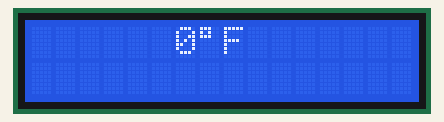
A program run on a simulated ESP32. Parts: 16×2 character LCD. WiFi joins after 1.5 s; servers stay silent unless stated; what the program prints to the serial monitor is not drawn.

Above: at 1.9 s.

The program:

main.cpp
```cpp
#include <Arduino.h>
#include "LiquidCrystal_I2C.h" // https://github.com/johnrickman/LiquidCrystal_I2C.git
#include "WiFi.h"
#include <HTTPClient.h>
// #include <WiFiClientSecure.h>
#include <ArduinoJson.h>
#include "icons.h"

const int lcdColumns = 16;
int lcdRows = 2;
int tempF = 0;

const unsigned long refreshRate = 1 * 60 * 1000UL; // 1 minute in milliseconds
unsigned long previousMillis = 0;

String weather = "";
String day_night = "";

const char* ssid = "Harmony-Student-Crash";
const char* password = "Spike-They-Putty-67!";
const char* api_url = "https://api.weather.gov/stations/KBMG/observations/latest";

LiquidCrystal_I2C lcd(0x27, lcdColumns, lcdRows);

bool containsIgnoreCase(String mainString, String subString) {
    // Create lowercase copies for comparison
    String lowerMain = mainString;
    lowerMain.toLowerCase();
    String lowerSub = subString;
    lowerSub.toLowerCase();

    // Check if the lowercase substring is found in the lowercase main string
    if (lowerMain.indexOf(lowerSub) != -1) {
        return true;
    } else {
        return false;
    }
}

void getWeather() {
    HTTPClient client = HTTPClient();
    if (client.begin(api_url)) {
        int httpCode = client.GET();
        if (httpCode > 0) {
        String payload = client.getString();

        // Serial.println(payload); // Print the raw JSON response for debugging

        JsonDocument doc;
        deserializeJson(doc, payload);

        day_night = doc["properties"]["icon"].as<String>();

        Serial.println("Day/Night: " + day_night);

        float tempC = doc["properties"]["temperature"]["value"];
        Serial.println("Temperature in Celsius: " + String(tempC));
        float tempF_float = tempC * 9.0 / 5.0 + 32.0;

        weather = doc["properties"]["textDescription"].as<String>();
        Serial.println("Current Weather: " + weather);

        tempF = (int)round(tempF_float);
        Serial.print(tempF);
        Serial.println("F");
        } else {
        Serial.printf("API Request failed, error: %s\n", client.errorToString(httpCode).c_str());
        }
    }
    client.end();
}

void printCenter(String text, int row) {
    int len = text.length();
    int pos = (16 - len) / 2;
    lcd.setCursor(pos, row);
    lcd.print(text);
}

void setup() {
    Serial.begin(115200);

    lcd.init(); // initialize LCD
    lcd.backlight(); // turn on LCD backlight

    // create custom characters
    lcd.createChar(0, sunChar);
    lcd.createChar(1, cloudChar);
    lcd.createChar(2, snowChar);
    lcd.createChar(3, rainChar);
    lcd.createChar(4, windChar);
    lcd.createChar(5, boltChar);
    lcd.createChar(6, moonChar);

    // connect to Wi-Fi network
    WiFi.begin(ssid, password);
    while (WiFi.status() != WL_CONNECTED) {
        delay(500);
    }

    getWeather();
}

void loop() {
    String tempString = String(tempF) + ((char)223) + "F";

    if (containsIgnoreCase(day_night, "day")) {
        if (containsIgnoreCase(weather, "sun") || containsIgnoreCase(weather, "clear")) {
            tempString += (char)0;
        }
    }

    if (containsIgnoreCase(weather, "cloud")) {
        tempString += (char)1;
    }

    if (containsIgnoreCase(weather, "snow")) {
        tempString += (char)2;
    }

    if (containsIgnoreCase(weather, "rain") || containsIgnoreCase(weather, "drizzle")) {
        tempString += (char)3;
    }

    if (containsIgnoreCase(weather, "wind") || containsIgnoreCase(weather, "breezy")) {
        tempString += (char)4;
    }

    if (containsIgnoreCase(weather, "thunder") || containsIgnoreCase(weather, "storm")) {
        tempString += (char)5;
    }

    if (containsIgnoreCase(day_night, "night")) {
        tempString += (char)6;
    }

    printCenter(tempString, 0);
    printCenter(weather, 1);

    delay(20000);
    lcd.clear();

    if (millis() - previousMillis >= refreshRate) {
        previousMillis = millis(); // Save the time the function was run
        getWeather();
    }

}
```

icons.h
```cpp
#pragma once
#include <Arduino.h>

// https://api.weather.gov/icons

byte sunChar[] = {
  0b00100,
  0b10101,
  0b01110,
  0b11111,
  0b01110,
  0b10101,
  0b00100,
  0b00000
};

byte moonChar[] = {
  0b01110,
  0b00111,
  0b00011,
  0b00011,
  0b00011,
  0b00011,
  0b00111,
  0b11110
};

byte rainChar[] = {
  0b00000,
  0b00100,
  0b00110,
  0b01110,
  0b11111,
  0b11111,
  0b01110,
  0b00000
};

byte snowChar[] = {
  0b00000,
  0b10101,
  0b01110,
  0b01010,
  0b01110,
  0b10101,
  0b00000,
  0b00000
};

byte cloudChar[] = {
  0b00000,
  0b01100,
  0b11110,
  0b11111,
  0b00000,
  0b00110,
  0b01111,
  0b00000
};

byte windChar[] = {
  0b00000,
  0b00111,
  0b00001,
  0b11110,
  0b11100,
  0b10010,
  0b00110,
  0b00000
};

byte boltChar[] = {
  0b00001,
  0b00010,
  0b00110,
  0b01100,
  0b00110,
  0b01100,
  0b01000,
  0b10000
};
```

Measured:
- what the display in image 0 shows lasts 20.0 s, from 1.8 s to 21.8 s
